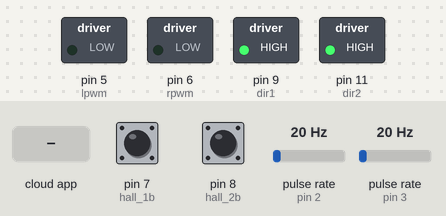
Recording of a sketch running on a simulated Arduino Uno, built with avr-gcc and run on an emulated ATmega328P. On the bench: switched loads named in the sketch (green lamp = pin HIGH). Wiring (inferred from the names in the program): 2 × pulse sensor: data pin 2 / data pin 3. Inputs (shaded band) come from the test bench; at power-on: pin 7 (hall_1b) HIGH, pin 8 (hall_2b) HIGH, pulse rate (sensors on pin 2, pin 3) 20 Hz. The ROS host is connected and sends only what is stated.

Above: at 1.2 s.
1.3 s: the phone or cloud app sets linear.x to -100
At 3.0 s:
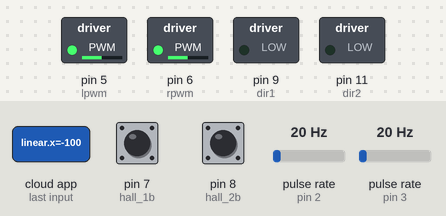
3.5 s: the phone or cloud app sets angular.z to -100
At 5.1 s:
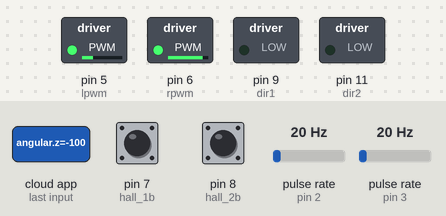
5.7 s: the phone or cloud app sets linear.x to 0
At 6.9 s:
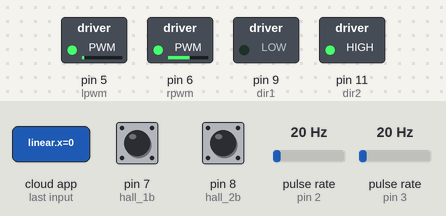
7.5 s: the phone or cloud app sets angular.z to 0
At 8.6 s:
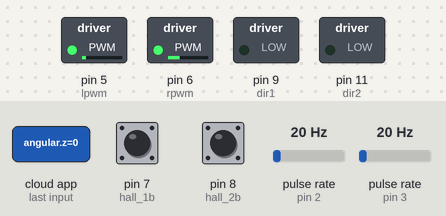
9.3 s: the phone or cloud app sets linear.x to 100
At 9.75 s:
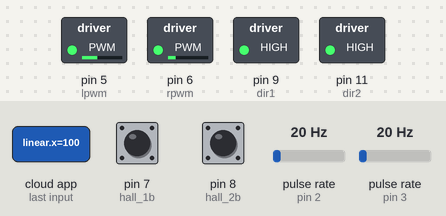
12.3 s: the phone or cloud app sets angular.z to 100
Timing chart, 0 to 16.3 s (numbered marks = the images above; inputs shaded):
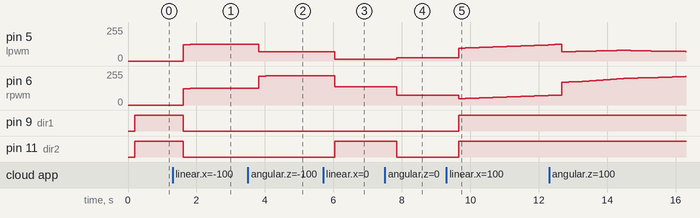

The sketch:

pid_control_recieve_cmd_state.ino
```cpp
#include <ros.h>
#include<geometry_msgs/Twist.h>
//#include<std_msgs/Float64.h>
#include<std_msgs/Int16.h>
#include <geometry_msgs/Twist.h>
#include <PID_v1.h>

#define rpwm 6
#define lpwm 5
#define hall_1a 2
#define hall_1b 7
#define hall_2a 3
#define hall_2b 8
#define dir1 9
#define dir2 11

double lsetpoint=0, linput=0, loutput=0, kp = 120, kd = 0, ki = 10;
double asetpoint=0, ainput=0, aoutput=0; volatile long rcounter = 0; volatile long lcounter=0;
unsigned long rRPM,lRPM;
float dt;/*
float ratio = 0.0024;
float ppr = 20*32;
float dist_per_tick = (3.14*0.3)/ppr;*/
unsigned long prev_time = 0, cur_time = 0;


bool rstate = 0;
bool lstate = 0;
void cmd_callback(const geometry_msgs::Twist&cmd_msg)
{/*
    if(cmd_msg.linear.x<0)
    {rstate=0; lstate=0;}
    else {rstate=1; lstate=1;}
*/
    lsetpoint = cmd_msg.linear.x;

    asetpoint = cmd_msg.angular.z;


}


void state_callback(const geometry_msgs::Twist&state_msg)
{


    linput = state_msg.linear.x;
    ainput = state_msg.angular.z;


}


std_msgs::Int16 pid_msg;
ros::Publisher pid_publisher("pid_output", &pid_msg );
//ros::Publisher speed_publisher("Current_speed", &sped_msg);*/
ros:: Subscriber<geometry_msgs::Twist> get_cmd("cmd_vel", &cmd_callback);
ros:: Subscriber<geometry_msgs::Twist> get_state("control/current_speed", &state_callback);


std_msgs::Int16 right_wheel_tick_count;
ros::Publisher rightPub("/wheel_encoders/right_ticks", &right_wheel_tick_count );

std_msgs::Int16 left_wheel_tick_count;
ros::Publisher leftPub("/wheel_encoders/left_ticks", &left_wheel_tick_count );


ros:: NodeHandle nd;


PID linear_control(&linput, &loutput, &lsetpoint, kp, ki, kd, DIRECT);
PID angular_control(&ainput, &aoutput, &asetpoint, kp, ki, kd, DIRECT);

void ISRA()
{
  int val= digitalRead(hall_1b);
  if(val)
  {
    rcounter++;
    }
   else{
   rcounter--;}
}
void ISRB()
{
  int val= digitalRead(hall_2b);
  if(val)
  {
    lcounter++;
    }
   else{
   lcounter--;}
}


void setup() {
  // put your setup code here, to run once:
  pinMode(rpwm, OUTPUT);
  pinMode(lpwm, OUTPUT);
  pinMode(hall_1a, INPUT_PULLUP);
  pinMode(hall_1b, INPUT_PULLUP);
  pinMode(hall_2a, INPUT_PULLUP);
  pinMode(hall_2b, INPUT_PULLUP);

  pinMode(dir1, OUTPUT);
  pinMode(dir2, OUTPUT);

  attachInterrupt(digitalPinToInterrupt(hall_1a), ISRA, RISING);
  attachInterrupt(digitalPinToInterrupt(hall_2a), ISRB, RISING);
  prev_time = millis();
  dt = 200.0;
  linear_control.SetMode(AUTOMATIC);
  linear_control.SetOutputLimits(-125,125);

  angular_control.SetMode(AUTOMATIC);
  angular_control.SetOutputLimits(-125,125);
//  setpoint = 80.0;
  //Serial.begin(9600);

  //analogWrite(pwm, 150);
  //Serial.print("start....");
 // delay(1000);
  linear_control.SetSampleTime(200);
  angular_control.SetSampleTime(200);
  nd.initNode();
  nd.advertise(rightPub);
  nd.advertise(leftPub);
  nd.advertise(pid_publisher);
  nd.subscribe(get_cmd);
  nd.subscribe(get_state);


}

void loop() {
  // put your main code here, to run repeatedly:

  cur_time = millis();
  if ((cur_time - prev_time) > dt)
  {


    linear_control.Compute();
    angular_control.Compute();

    int vr= loutput + aoutput * (0.15 + 0.605);
    if (vr>=0){
      vr = vr>255? 255:vr;

      digitalWrite(dir1,1);}
      else {
        vr = vr<-255? -255:vr;
        digitalWrite(dir1,0);
        vr = abs(vr);

      }

    //vr = vr>255? 255:vr;
    int vl= loutput + aoutput * (0.15 - 0.605);

if (vl>=0){
      vl = vl>255? 255:vl;

      digitalWrite(dir2,1);}
      else {
        vl = vl<-255? -255:vl;
        digitalWrite(dir2,0);
        vl = abs(vl);

      }


    analogWrite(rpwm, vr);
    analogWrite(lpwm, vl);
  pid_msg.data = loutput + aoutput;

    right_wheel_tick_count.data = rcounter;
    left_wheel_tick_count.data = lcounter;

    delay(3);
    // Serial.print(counter);
    //Serial.print(" RPM is:   ");
    // Serial.print(RPM);
    //  Serial.print(" pid is:   ");
    //   Serial.println(output);
    prev_time = cur_time;
    rcounter = 0;
    lcounter = 0;


    // if (Serial.read()=='1')
    //
    //{
    //  setpoint=setpoint + 50;
    //  if (setpoint >= 350)
    //{setpoint = 70;}
    rightPub.publish(&right_wheel_tick_count);
    leftPub.publish(&left_wheel_tick_count );

    pid_publisher.publish(&pid_msg );

    nd.spinOnce();

  }


}
```

Measured:
- after the input at 1.3 s, pin 5 (lpwm), pin 6 (rpwm): 0/255 → 122/255 after 0.31 s, → 124/255 0.20 s later, → 125/255 0.20 s later; pin 9 (dir1), pin 11 (dir2): HIGH → LOW after 0.31 s
- after the input at 3.5 s, pin 5 (lpwm): 125/255 → 69/255 after 0.32 s, → 68/255 0.20 s later; pin 6 (rpwm): 125/255 → 217/255 after 0.32 s, → 218/255 0.20 s later, → 219/255 0.20 s later
- after the input at 5.7 s, pin 5 (lpwm): 68/255 → 12/255 after 0.34 s; pin 6 (rpwm): 219/255 → 138/255 after 0.34 s; pin 11 (dir2): LOW → HIGH after 0.34 s
- after the input at 7.5 s, pin 5 (lpwm): 12/255 → 25/255 after 0.35 s; pin 6 (rpwm): 138/255 → 74/255 after 0.35 s; pin 11 (dir2): HIGH → LOW after 0.35 s
- after the input at 9.3 s, pin 5 (lpwm): moves from 25/255 to 122/255 over 2.6 s, starting after 0.35 s; pin 6 (rpwm): 74/255 → 47/255 after 0.35 s, → 49/255 0.20 s later, → 51/255 0.20 s later, → 53/255 0.20 s later, … (14 changes in this stretch); pin 9 (dir1), pin 11 (dir2): LOW → HIGH after 0.35 s
